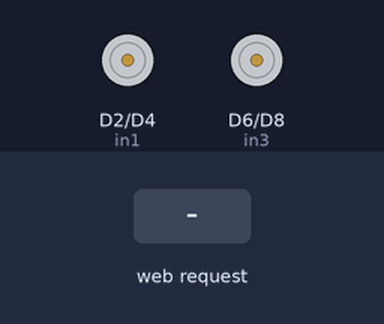
This sketch was run on a simulated ESP8266 (NodeMCU). Shown: motor-driver pin pairs drawn as motors (green arrow = first pin HIGH = forward, orange = second pin HIGH = backward, longer = more drive, scaled by the enable pin). The test bench sets the inputs (shaded band). WiFi joins after 1.5 s; servers stay silent unless stated; what the sketch prints to the serial monitor is not drawn.

Above: at 2.7 s.
2.8 s: HTTP request GET /forward received
At 3.9 s:
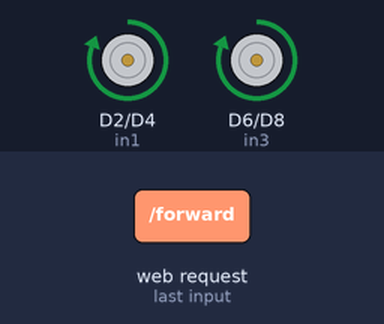
4.3 s: HTTP request GET /right received
At 5.1 s:
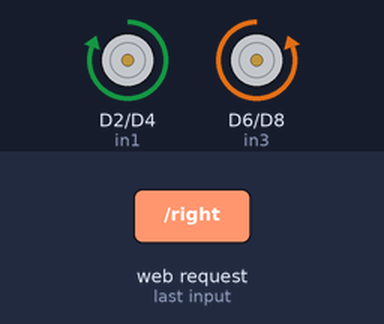
5.8 s: HTTP request GET /left received
At 6.2 s:
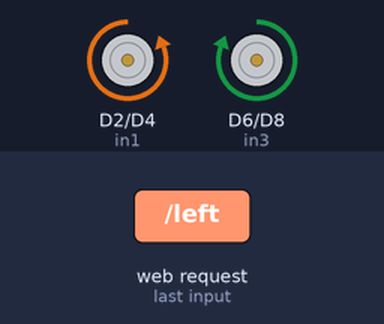
7.3 s: HTTP request GET /stop received
At 8.5 s:
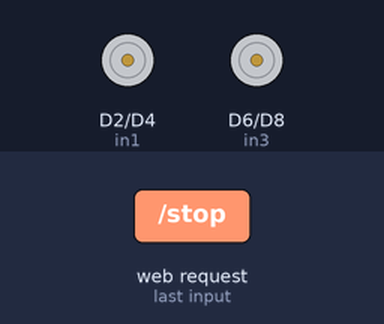
8.8 s: HTTP request GET /forward received
10.3 s: HTTP request GET /right received
Timing chart, 0 to 12.8 s (numbered marks = the images above; inputs shaded):
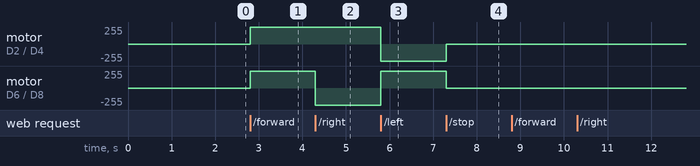

Measured:
- after the input at 2.8 s, motor on D2 (in1) / D4 (in2), motor on D6 (in3) / D8 (in4): stopped → forward 255/255 at once
- after the input at 4.3 s, motor on D6 (in3) / D8 (in4): forward 255/255 → backward 255/255 at once
- after the input at 5.8 s, motor on D2 (in1) / D4 (in2): forward 255/255 → backward 255/255 at once; motor on D6 (in3) / D8 (in4): backward 255/255 → forward 255/255 at once
- after the input at 7.3 s, motor on D2 (in1) / D4 (in2): backward 255/255 → stopped at once; motor on D6 (in3) / D8 (in4): forward 255/255 → stopped at once

The sketch:

preTathva_workshop_code.ino
```cpp
#include <ESP8266WiFi.h>        // Include the Wi-Fi library
#include <ESP8266WebServer.h>   // For using server

#define in1 D2
#define in2 D4
#define in3 D6
#define in4 D8
#define enA D3
#define enB D7

const char* ssid    = "kamal";         // The SSID (name) of the Wi-Fi network you want to connect to
const char* password = "kamal123";

//char *ssid = "NITC-WIFI-Academic";
//char *password = "";

ESP8266WebServer server(80);


int s = 1024;

void forward() {
  Serial.println("moving forward");
  digitalWrite(in1,HIGH);
  digitalWrite(in2,LOW);
  digitalWrite(in3,HIGH);
  digitalWrite(in4,LOW);
  server.send(200, "text/plain", "moving forward");

}
void right() {
  Serial.println("moving right");
  digitalWrite(in1,HIGH);
  digitalWrite(in2,LOW);
  digitalWrite(in3,LOW);
  digitalWrite(in4,HIGH);
  server.send(200, "text/plain", "moving right");

}
void left() {
  Serial.println("moving left");
  digitalWrite(in1,LOW);
  digitalWrite(in2,HIGH);
  digitalWrite(in3,HIGH);
  digitalWrite(in4,LOW);
  server.send(200, "text/plain", "moving left");

}
void stap() {
  Serial.println("Stopping");
  analogWrite(enA,0);
  analogWrite(enB,0);
  server.send(200, "text/plain", "stopping");
  delay(50);
}


void setup() {
  Serial.begin(9600);
   pinMode(in1,OUTPUT);
  pinMode(in2,OUTPUT);
  pinMode(in3,OUTPUT);
  pinMode(in4,OUTPUT);
  pinMode(enA,OUTPUT);
  pinMode(enB,OUTPUT);
  digitalWrite(enA,HIGH);
  digitalWrite(enB,HIGH);

  Serial.println('\n');
  WiFi.begin(ssid, password);             // Connect to the network
  Serial.print("Connecting to ");
  Serial.print(ssid); Serial.println(" ...");

  int i = 0;
  while (WiFi.status() != WL_CONNECTED) {
    delay(500);
    Serial.print(++i); Serial.print(' ');
  }

  Serial.println('\n');
  Serial.println("Connection established!");
  Serial.print("IP address:\t");
  Serial.println(WiFi.localIP());         // Send the IP address of the ESP8266 to the computer

  server.on("/forward", forward);
  server.on("/right", right);
  server.on("/left", left);
  server.on("/stop", stap);
  server.begin();
}

void loop() {
  server.handleClient();
}
```
